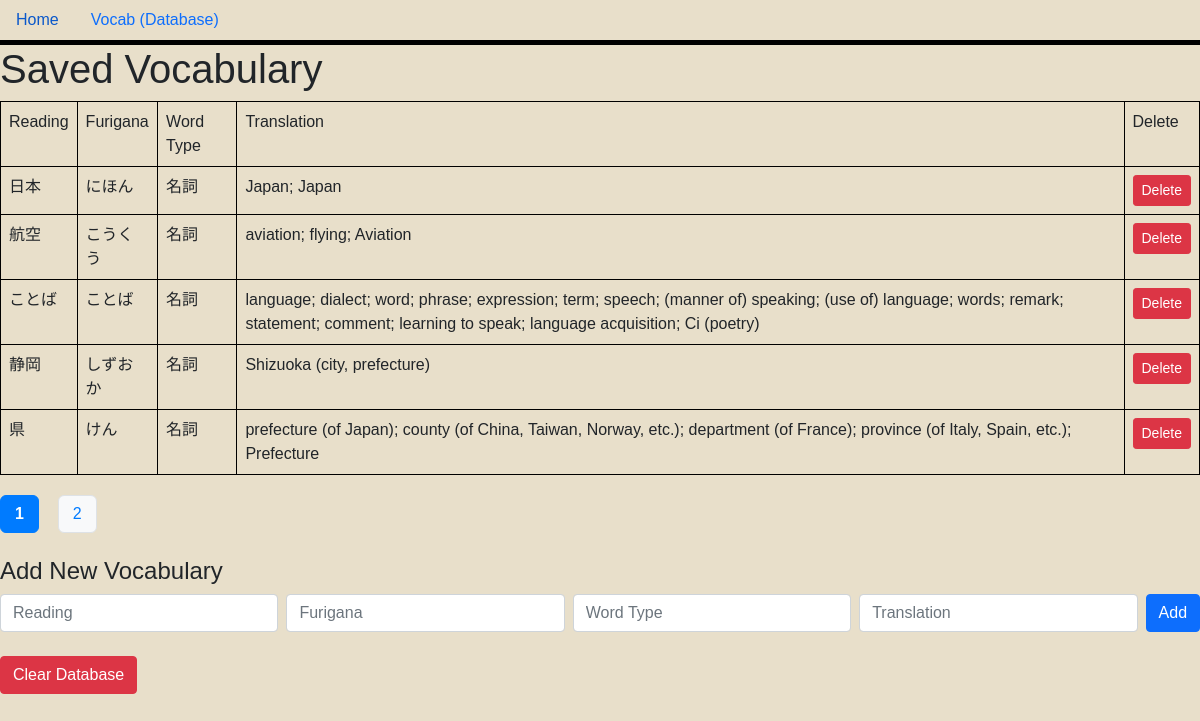
/saved, run on an earlier commit of the app's database.
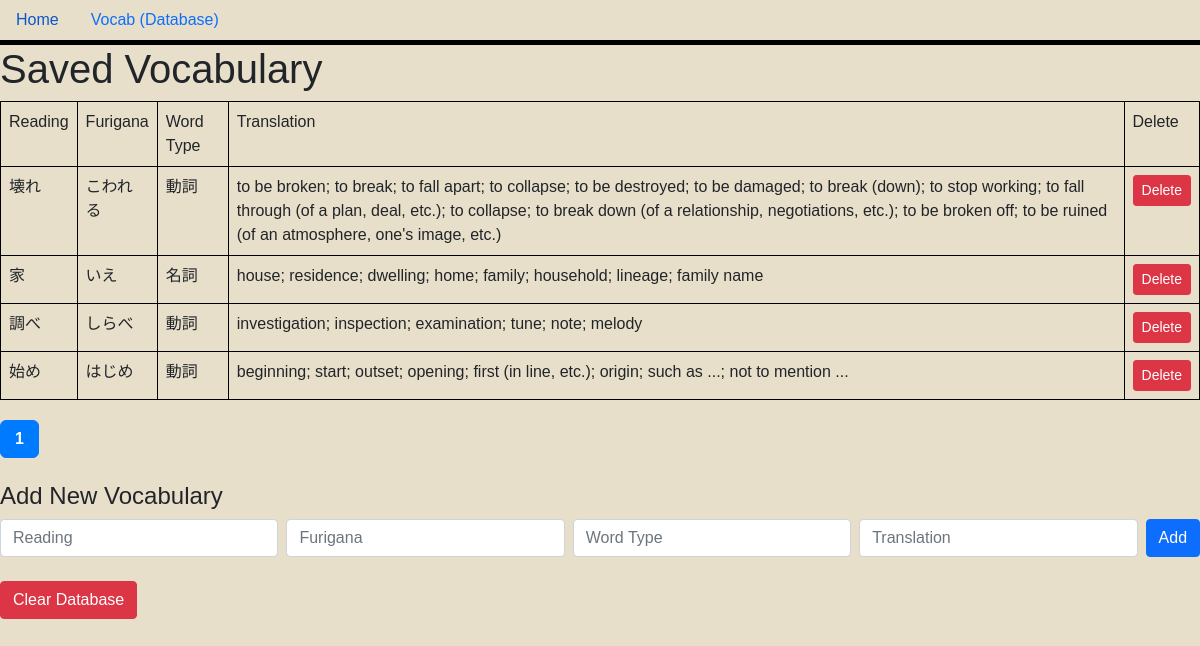
And on a later commit of the database.
### main.py (models this page shows, shortened)
class SavedVocab(db.Model):
    id = db.Column(db.Integer, primary_key=True)
    readingJapanese = db.Column(db.String(50), nullable=False)
    wordType = db.Column(db.String(6), nullable=False)
    translation = db.Column(db.String(300), nullable=False)
    furigana = db.Column(db.String(100), nullable=True)

### main.py (the view)
@app.route("/saved", methods=["GET"])
def show_saved_words():
    page = int(request.args.get("page", 0))
    per_page = 5
    total_words = SavedVocab.query.count()
    total_pages = (total_words + per_page - 1) // per_page
    page_numbers = list(range(total_pages))
    words = SavedVocab.query.offset(page * per_page).limit(per_page).all()
    next_page = page + 1
    prev_page = page - 1
    return render_template(
        "saved_vocab.html",
        words=words,
        next_page=next_page,
        prev_page=prev_page,
        page=page,
        page_numbers=page_numbers,
        total_pages=total_pages
    )

### templates/saved_vocab.html
{% extends 'base.html' %}
{% block head %}
<link rel="stylesheet" href="../static/style.css">
{% endblock %}
{% block body %}
<h1>Saved Vocabulary</h1>
<table class="table table-bordered">
    <tr>
        <td>Reading</td>
        <td>Furigana</td>
        <td>Word Type</td>
        <td>Translation</td>
        <td>Delete</td>
    </tr>
    {% for item in words %}
    <tr>
        <td>{{ item.readingJapanese }}</td>
        <td>{{ item.furigana }}</td>
        <td>{{ item.wordType }}</td>
        <td>{{ item.translation }}</td>
        <td>
            <form method="post" action="{{ url_for('delete_saved_vocab', vocab_id=item.id) }}" style="display:inline;">
                <button type="submit" class="btn btn-danger btn-sm">Delete</button>
            </form>
        </td>
    </tr>
    {% endfor %}
</table>
<div class="pagination">
    {% for num in page_numbers %}
        {% if num == page %}
            <span class="active">{{ num + 1 }}</span>
        {% else %}
            <a href="{{ url_for('show_saved_words', page=num) }}">{{ num + 1 }}</a>
        {% endif %}
    {% endfor %}
</div>
<h4 class="mt-4">Add New Vocabulary</h4>
<form method="post" action="{{ url_for('add_saved_vocab') }}" class="mb-4">
    <div class="row g-2 align-items-center">
        <div class="col">
            <input type="text" name="readingJapanese" class="form-control" placeholder="Reading" required>
        </div>
        <div class="col">
            <input type="text" name="furigana" class="form-control" placeholder="Furigana">
        </div>
        <div class="col">
            <input type="text" name="wordType" class="form-control" placeholder="Word Type" required>
        </div>
        <div class="col">
            <input type="text" name="translation" class="form-control" placeholder="Translation" required>
        </div>
        <div class="col-auto">
            <button type="submit" class="btn btn-primary">Add</button>
        </div>
    </div>
</form>
<form method="post" action="/clear_saved" style="margin-top: 1em;">
    <button type="submit" class="btn btn-danger">Clear Database</button>
</form>
{% endblock %}

### templates/base.html (shortened to what this page needs)
<!DOCTYPE html>
<html lang="en">
<head>
    <link rel="stylesheet" href="../static/style.css">
    <link href="https://cdn.jsdelivr.net/npm/bootstrap@5.0.2/dist/css/bootstrap.min.css" rel="stylesheet"
>
    {% block head %} {% endblock %}
</head>
<body>
    <ul class="nav">
        <li class="nav-item">
            <a class="nav-link" aria-current="page" href="/">Home</a>
        </li>
        <li class="nav-item">
            <a class="nav-link" href="/saved">Vocab (Database)</a>
        </li>
    </ul>
    {% block body %} {% endblock %}
</body>
</html>

### static/style.css (style rules this page uses)
body { background-color: #E8DFCA; font-family: Arial, sans-serif; margin: 0; padding: 0; }
.table-bordered, .table-bordered th, .table-bordered td { border: 1px solid #000 !important; }
.nav { border-bottom: 5px solid black; background-color: #E8DFCA; }
.pagination { margin: 20px 0; text-align: center; }
.pagination a, .pagination span { display: inline-block; margin-right: 5mm; padding: 6px 14px; border-radius: 6px; background: #f8f9fa; color: #007bff; text-decoration: none; font-weight: 500; transition: background 0.2s, color 0.2s; border: 1px solid #dee2e6; }
.pagination .active { background: #007bff; color: #fff; font-weight: bold; border: 1px solid #007bff; cursor: default; }

What changed in the data, as far as the page shows it:
removed SavedVocab: readingJapanese "日本", furigana "にほん", wordType "名詞", translation "Japan; Japan"
removed SavedVocab: readingJapanese "航空", furigana "こうくう", wordType "名詞", translation "aviation; flying; Aviation"
removed SavedVocab: readingJapanese "ことば", furigana "ことば", wordType "名詞", translation "language; dialect; word; phrase; expression; term; speech; (manner of) speaking; (use of) language; words; remark; statement; comment; learning to speak; language acquisition; Ci (poetry)"
added SavedVocab: readingJapanese "壊れ", furigana "こわれる", wordType "動詞", translation "to be broken; to break; to fall apart; to collapse; to be destroyed; to be damaged; to break (down); to stop working; to fall through (of a plan, deal, etc.); to collapse; to break down (of a relationship, negotiations, etc.); to be broken off; to be ruined (of an atmosphere, one's image, etc.)"
changed SavedVocab "名詞": readingJapanese "静岡" → "家"; furigana "しずおか" → "いえ"; translation "Shizuoka (city, prefecture)" → "house; residence; dwelling; home; family; household; lineage; family name"
changed SavedVocab: readingJapanese "県" → "調べ"; furigana "けん" → "しらべ"; wordType "名詞" → "動詞"; translation "prefecture (of Japan); county (of China, Taiwan, Norway, etc.); department (of France); province (of Italy, Spain, etc.); Prefecture" → "investigation; inspection; examination; tune; note; melody"
now on this page (row edited): SavedVocab: readingJapanese "始め", furigana "はじめ", wordType "動詞", translation "beginning; start; outset; opening; first (in line, etc.); origin; such as ...; not to mention ..."
Also different on the page:
list line gone: "2"
